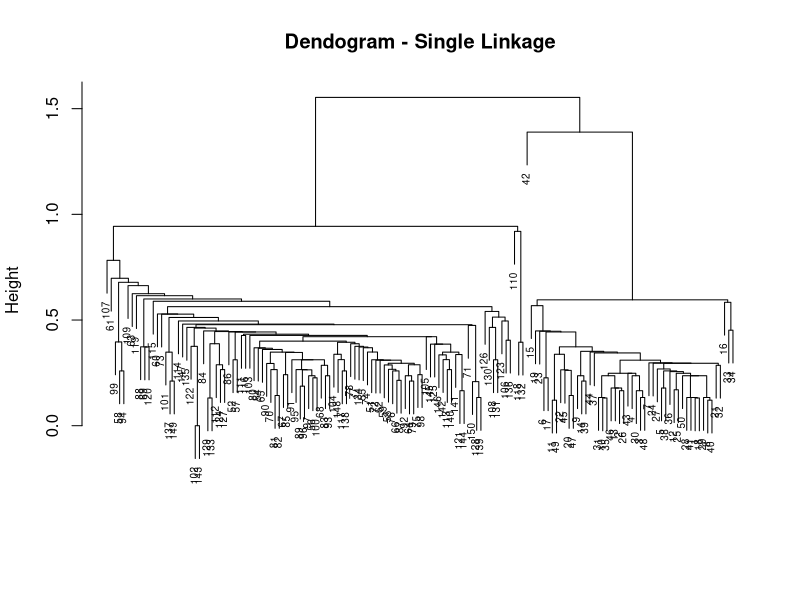
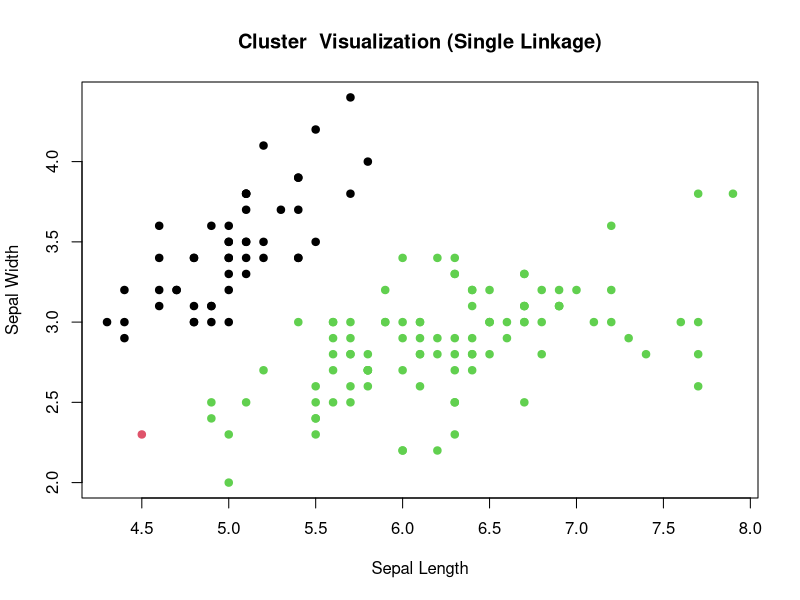

Here is the R script that generated these plots, in order:
# Load dataset
data("iris")

# Remove categorical variable (Species)

iris_data <- iris[, -5]

# Standardize the data

iris_scaled <- scale(iris_data)

# Compute  distance matrix (Euclidean distance)

dist_matrix <- dist(iris_scaled, method = "euclidean")

# View  distance matrix (first few values)

print(as.matrix(dist_matrix)[1:5, 1:5])

# Apply hirearchical clustering (Single Linkage)

hc_single <- hclust(dist_matrix , method="single")

# Plot dendogram

plot(hc_single,
     main = "Dendogram - Single Linkage",
     xlab = "",
     sub = "",
     cex = 0.6)

# Cut tree into 3 clusters (for 3 species)

clusters <-  cutree(hc_single, k = 3)

# View cluster sizes (Shows how many points in each cluster)

print(table(clusters))

# Compare with actual species (Helps you see: How well clustering matches real classes)

print(table(clusters, iris$Species))

# Visualize clusters (2D plot)

plot(iris$Sepal.Length, iris$Sepal.Width,
     col = clusters,
     pch = 19,
     xlab = "Sepal Length",
     ylab = "Sepal Width",
     main = "Cluster  Visualization (Single Linkage)")
